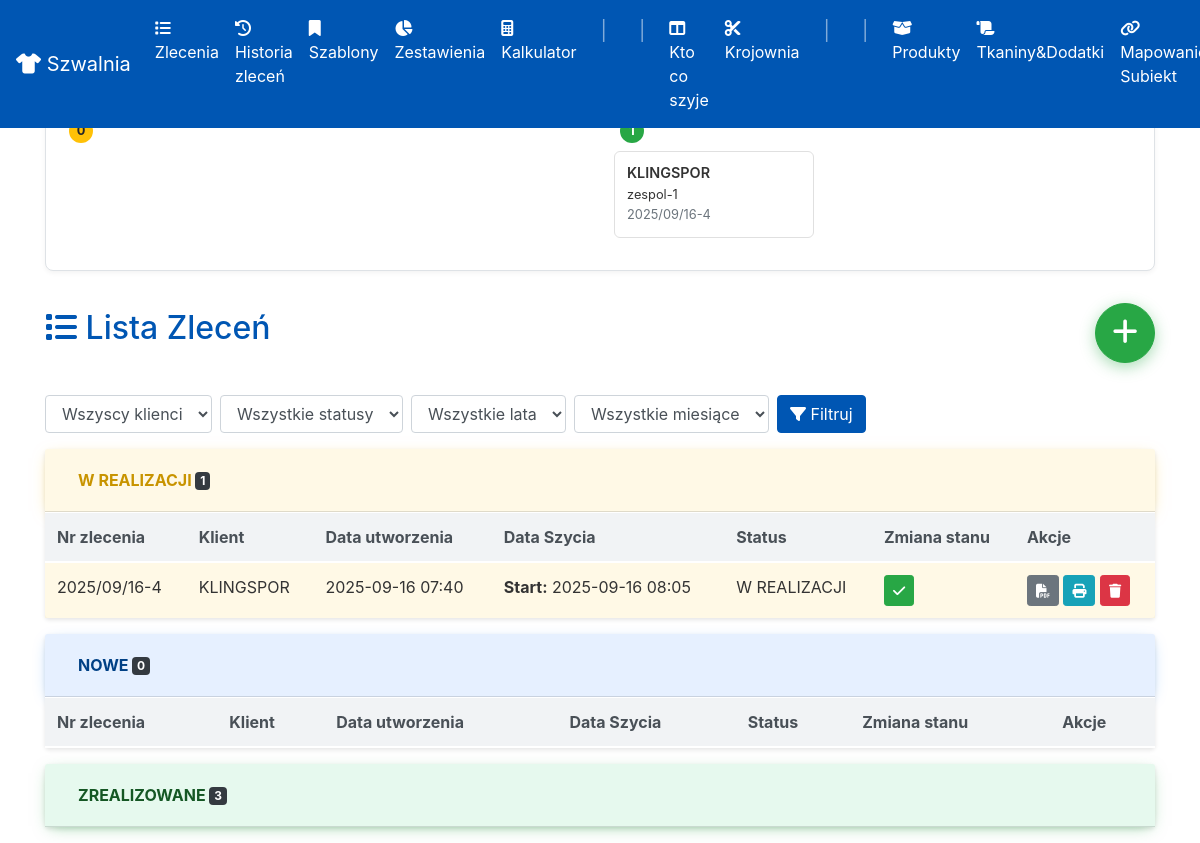
The page /orders on the database as committed earlier.
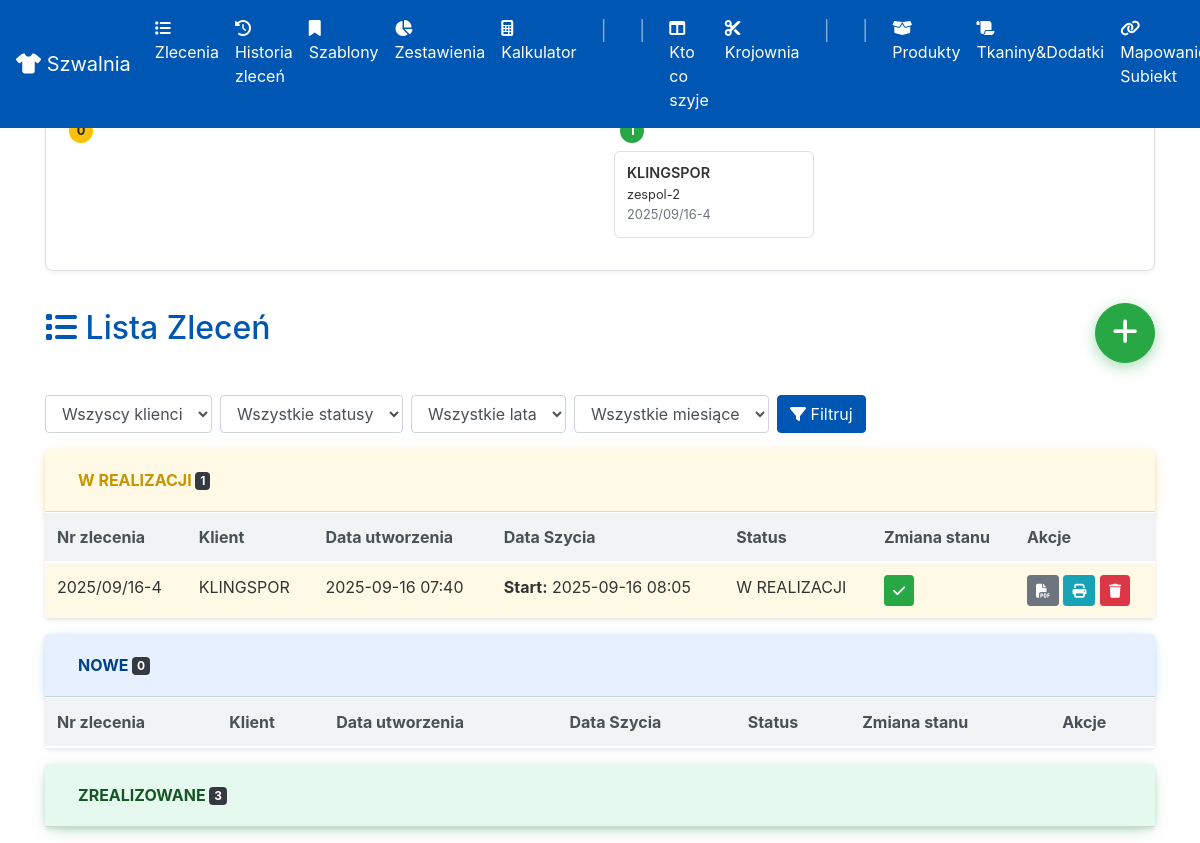
The same page on the database as committed later.
### app/models.py (models this page shows, shortened)
class Order(db.Model):
    id = db.Column(db.Integer, primary_key=True)
    order_code = db.Column(db.String(50), nullable=True)
    client_id = db.Column(db.Integer, db.ForeignKey('client.id'), nullable=False)
    description = db.Column(db.Text, nullable=False)
    login_info = db.Column(db.Text, nullable=True)
    deadline = db.Column(db.Date, nullable=False)
    status = db.Column(db.String(50), nullable=False, default='NOWE')
    zlecajacy = db.Column(db.String(50), nullable=False)
    created_at = db.Column(db.DateTime, default=datetime.utcnow)
    fabrics = db.relationship('OrderFabric', backref='order', cascade="all, delete-orphan")
    assigned_team = db.Column(db.String(50), nullable=True)
    cutting_table = db.Column(db.String(50), nullable=True)
    team1_completed = db.Column(db.Boolean, default=False, nullable=False)
    team2_completed = db.Column(db.Boolean, default=False, nullable=False)
    cutting_started_at = db.Column(db.DateTime, nullable=True)
    cutting_finished_at = db.Column(db.DateTime, nullable=True)
    sewing_started_at = db.Column(db.DateTime, nullable=True)
    sewing_finished_at = db.Column(db.DateTime, nullable=True)
    order_items = db.relationship('OrderItem', backref='order', lazy=True, cascade="all, delete-orphan")
    attachments = db.relationship('Attachment', backref='order', lazy=True, cascade="all, delete-orphan")
    materials_used = db.relationship('MaterialUsage', backref='order', cascade="all, delete-orphan")

class Client(db.Model):
    id = db.Column(db.Integer, primary_key=True)
    name = db.Column(db.String(100), nullable=False, unique=True)
    orders = db.relationship('Order', backref='client', lazy=True)

### app/routes.py (the view)
@app.route('/orders')
def orders_list():
    client_filter = request.args.get('client', '').strip().upper()
    status_filter = request.args.get('status', '').strip().upper()
    year_filter = request.args.get('year', '')
    month_filter = request.args.get('month', '')
    orders_query = Order.query.join(Client)
    if client_filter: orders_query = orders_query.filter(Client.name == client_filter)
    if status_filter: orders_query = orders_query.filter(Order.status == status_filter)
    if year_filter: orders_query = orders_query.filter(extract('year', Order.created_at) == int(year_filter))
    if month_filter: orders_query = orders_query.filter(extract('month', Order.created_at) == int(month_filter))
    all_orders = orders_query.order_by(Order.created_at.desc()).all()
    for order in all_orders:
        order.planned_materials = calculate_material_summary(order)
        order.cost_details = calculate_order_total_cost(order)
    in_progress_orders = [o for o in all_orders if o.status == 'W REALIZACJI']
    new_orders = [o for o in all_orders if o.status == 'NOWE']
    completed_orders = [o for o in all_orders if o.status == 'ZREALIZOWANE']
    years_query = db.session.query(extract('year', Order.created_at)).distinct().all()
    years = sorted({int(y[0]) for y in years_query})
    clients = Client.query.order_by(Client.name).all()
    return render_template('orders_list.html', in_progress_orders=in_progress_orders, new_orders=new_orders,
                           completed_orders=completed_orders, clients=clients, years=years)

### app/templates/orders_list.html (shortened to what this page needs)
{% extends "base.html" %}
{% block content %}
<div class="d-flex justify-content-between align-items-center mb-3">
    <h2><i class="fas fa-list"></i> Lista Zleceń</h2>
    <a href="{{ url_for('new_order') }}" class="btn btn-success btn-lg btn-plus-animated">
        <i class="fas fa-plus"></i>
    </a>
    </div>
<form method="GET" class="form-inline mb-3">
    <select name="client" class="form-control mr-2">
        <option value="">Wszyscy klienci</option>
    </select>
    <select name="status" class="form-control mr-2">
        <option value="">Wszystkie statusy</option>
    </select>
    <select name="year" class="form-control mr-2">
        <option value="">Wszystkie lata</option>
    </select>
    <select name="month" class="form-control mr-2">
        <option value="">Wszystkie miesiące</option>
    </select>
    <button type="submit" class="btn btn-primary"><i class="fas fa-filter"></i> Filtruj</button>
</form>
{% macro render_orders_table(orders) %}
<div class="table-responsive p-0 m-0">
    <table class="table table-striped table-hover m-0">
        <thead class="thead-dark">
            <tr>
                <th>Nr zlecenia</th>
                <th>Klient</th>
                <th>Data utworzenia</th>
                <th>Data Szycia</th>
                <th>Status</th>
                <th>Zmiana stanu</th>
                <th>Akcje</th>
            </tr>
        </thead>
        <tbody>
            {% for order in orders %}
            <tr class="order-row status-{{ order.status|lower|replace(' ', '-') }}" data-order-id="{{ order.id }}" style="cursor: pointer;">
                <td data-label="Nr zlecenia:">{{ order.order_code }}</td>
                <td data-label="Klient:">{{ order.client.name }}</td>
                <td>{{ order.created_at | to_local_time }}</td>
<td data-label="Data Szycia:">
    {% if order.status == "W REALIZACJI" and order.sewing_started_at %}
        <strong>Start:</strong> {{ order.sewing_started_at | to_local_time }}
    {% elif order.status == "ZREALIZOWANE" and order.sewing_finished_at %}
        <strong>Koniec:</strong> {{ order.sewing_finished_at | to_local_time }}
    {% endif %}
</td>
                <td data-label="Status:" class="status-cell">{{ order.status }}</td>
                <td data-label="Zmiana stanu:" class="change-status-cell">
                    {% if order.status == "NOWE" %}
                    <form method="POST" action="{{ url_for('update_order_status', order_id=order.id) }}" class="update-status-form d-inline">
                        <input type="hidden" name="status" value="W REALIZACJI"><button type="submit" class="btn btn-sm btn-warning"><i class="fas fa-play"></i></button>
                    </form>
                    <form method="POST" action="{{ url_for('update_order_status', order_id=order.id) }}" class="update-status-form d-inline">
                        <input type="hidden" name="status" value="ZREALIZOWANE"><button type="submit" class="btn btn-sm btn-success"><i class="fas fa-check"></i></button>
                    </form>
                    {% elif order.status == "W REALIZACJI" %}
                    <form method="POST" action="{{ url_for('update_order_status', order_id=order.id) }}" class="update-status-form d-inline">
                        <input type="hidden" name="status" value="ZREALIZOWANE"><button type="submit" class="btn btn-sm btn-success"><i class="fas fa-check"></i></button>
                    </form>
                    {% elif order.status == "ZREALIZOWANE" %}
                    <a href="{{ url_for('edit_material_usage', order_id=order.id) }}" class="btn btn-sm btn-primary"><i class="fas fa-edit"></i> Edytuj zużycie</a>
                    {% endif %}
                </td>
                <td data-label="Akcje:">
                    <a href="{{ url_for('order_pdf', order_id=order.id) }}" class="btn btn-sm btn-secondary"><i class="fas fa-file-pdf"></i></a>
                    <a href="{{ url_for('order_print', order_id=order.id) }}" class="btn btn-sm btn-info"><i class="fas fa-print"></i></a>
                    <form method="POST" action="{{ url_for('delete_order', order_id=order.id) }}" class="d-inline" onsubmit="return confirm('Czy na pewno usunąć?');">
                        <button type="submit" class="btn btn-sm btn-danger"><i class="fas fa-trash"></i></button>
                    </form>
                </td>
            </tr>
            {% endfor %}
        </tbody>
    </table>
</div>
{% endmacro %}
<div id="accordion">
    <div class="card">
        <div class="card-header header-in-progress" id="headingInProgress">
            <h5 class="mb-0">
                <button class="btn btn-link font-weight-bold" data-toggle="collapse" data-target="#collapseInProgress" aria-expanded="true" aria-controls="collapseInProgress">
                    W REALIZACJI <span class="badge badge-dark">{{ in_progress_orders|length }}</span>
                </button>
            </h5>
        </div>
        <div id="collapseInProgress" class="collapse show" aria-labelledby="headingInProgress">
            <div class="card-body p-0">
                {{ render_orders_table(in_progress_orders) }}
            </div>
        </div>
    </div>
    <div class="card">
        <div class="card-header header-new" id="headingNew">
            <h5 class="mb-0">
                <button class="btn btn-link font-weight-bold" data-toggle="collapse" data-target="#collapseNew" aria-expanded="true" aria-controls="collapseNew">
                    NOWE <span class="badge badge-dark">{{ new_orders|length }}</span>
                </button>
            </h5>
        </div>
        <div id="collapseNew" class="collapse show" aria-labelledby="headingNew">
            <div class="card-body p-0">
                {{ render_orders_table(new_orders) }}
            </div>
        </div>
    </div>
    <div class="card">
        <div class="card-header header-completed" id="headingCompleted">
            <h5 class="mb-0">
                <button class="btn btn-link font-weight-bold collapsed" data-toggle="collapse" data-target="#collapseCompleted" aria-expanded="false" aria-controls="collapseCompleted">
                    ZREALIZOWANE <span class="badge badge-dark">{{ completed_orders|length }}</span>
                </button>
            </h5>
        </div>
    </div>
</div>
{% endblock %}

### app/templates/base.html (shortened to what this page needs)
<!DOCTYPE html>
<html lang="pl">
<head>
  <link rel="stylesheet" href="https://maxcdn.bootstrapcdn.com/bootstrap/4.0.0/css/bootstrap.min.css">
  <link href="https://cdnjs.cloudflare.com/ajax/libs/font-awesome/6.4.0/css/all.min.css" rel="stylesheet">
</head>
<body>
<nav class="navbar navbar-expand-lg navbar-dark fixed-top" style="background-color: #0056b3;">
  <a class="navbar-brand" href="{{ url_for('orders_list') }}">
    <i class="fas fa-tshirt"></i> Szwalnia
  </a>
  <div class="collapse navbar-collapse" id="navbarNav">
    <ul class="navbar-nav mr-auto">
      <li class="nav-item">
        <a class="nav-link" href="{{ url_for('orders_list') }}">
          <i class="fas fa-list"></i> Zlecenia
        </a>
      </li>
      <li class="nav-item">
                    <a class="nav-link" href="{{ url_for('orders_history') }}"><i class="fas fa-history"></i> Historia zleceń</a>
                </li>
      <li class="nav-item">
        <a class="nav-link" href="{{ url_for('order_templates') }}">
          <i class="fas fa-bookmark"></i> Szablony
        </a>
      </li>
      <li class="nav-item">
        <a class="nav-link" href="{{ url_for('reports') }}">
            <i class="fas fa-chart-pie"></i> Zestawienia
        </a>
      </li>
      <li class="nav-item">
        <a class="nav-link" href="{{ url_for('calculator') }}">
          <i class="fas fa-calculator"></i> Kalkulator
        </a>
      </li>
  <li class="nav-item">
    <span class="navbar-text mx-3" style="font-size: 1.2rem;">|</span>
  </li>
      <li class="nav-item">
  <li class="nav-item">
    <span class="navbar-text mx-3" style="font-size: 1.2rem;">|</span>
  </li>
      <li class="nav-item">
        <a class="nav-link" href="{{ url_for('kanban') }}">
          <i class="fas fa-table-columns"></i> Kto co szyje
        </a>
      </li>
      <li class="nav-item">
        <a class="nav-link" href="{{ url_for('krojownia') }}">
          <i class="fas fa-scissors"></i> Krojownia
        </a>
      </li>
  <li class="nav-item">
    <span class="navbar-text mx-3" style="font-size: 1.2rem;">|</span>
  </li>
  <li class="nav-item">
    <span class="navbar-text mx-3" style="font-size: 1.2rem;">|</span>
  </li>
      <li class="nav-item">
        <a class="nav-link" href="{{ url_for('products_list') }}">
            <i class="fas fa-box-open"></i> Produkty
        </a>
      </li>
      <li class="nav-item">
        <a class="nav-link" href="{{ url_for('materials_management') }}">
            <i class="fas fa-scroll"></i> Tkaniny&Dodatki
        </a>
      </li>
      <li class="nav-item">
        <a class="nav-link" href="{{ url_for('subiekt_mapping') }}">
            <i class="fas fa-link"></i> Mapowanie Subiekt
        </a>
      </li>
    </ul>
  </div>
</nav>
<div class="container" style="margin-top:75px;">
  {% if in_progress_orders %}
        {% include '_in_progress_strip.html' %}
    {% endif %}
  {% block content %}{% endblock %}
</div>
</body>
</html>

### app/templates/_in_progress_strip.html (shortened to what this page needs)
<div class="in-progress-strip">
    <div class="container">
        <div class="in-progress-sections-wrapper">
            <div class="in-progress-section">
                <div class="in-progress-header">
                    <h5> W Krojowni</h5>
                    <span class="badge badge-warning rounded-circle">{{ krojownia_in_progress|length }}</span>
                </div>
                <div class="in-progress-cards">
                </div>
            </div>
            <div class="in-progress-section">
                <div class="in-progress-header">
                    <h5> W Szwalni</h5>
                    <span class="badge badge-success rounded-circle">{{ szwalnia_in_progress|length }}</span>
                </div>
                <div class="in-progress-cards">
                    {% for order in szwalnia_in_progress %}
                    <a href="{{ url_for('order_detail', order_id=order.id) }}" class="in-progress-card">
                        <div class="in-progress-card-header">
                            <h6>{{ order.client.name }}</h6>
                            <small>{{ order.assigned_team }}</small>
                        </div>
                        <div class="in-progress-card-body">
                           {{ order.order_code }}
                        </div>
                    </a>
                    {% endfor %}
                </div>
            </div>
        </div>
    </div>
</div>

Rows that differ between the two databases and show on the page:
changed Order "W REALIZACJI": assigned_team "zespol-1" → "zespol-2"
